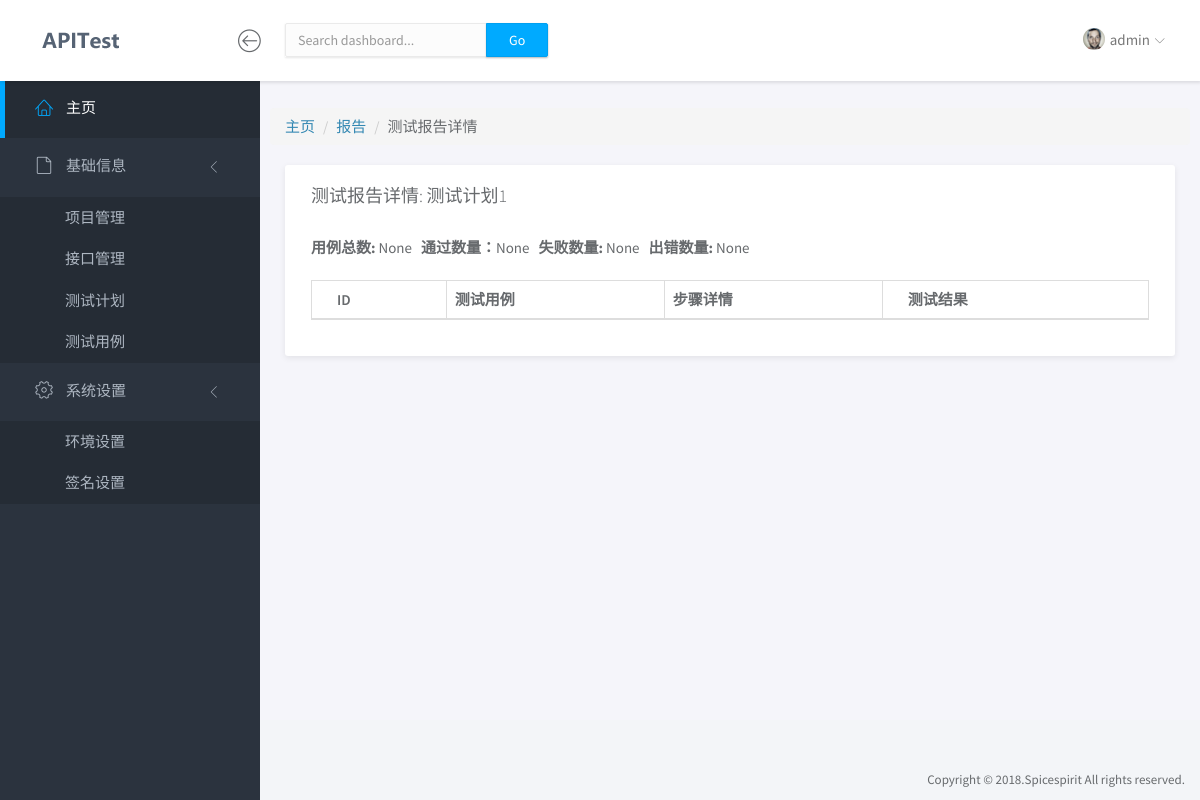
Page /report/detail/1/ (signed in) on the committed database.
### app/models.py (models this page shows, shortened)
class TestReport(models.Model):
    test_plan = models.ForeignKey('TestPlan', on_delete=models.CASCADE)
    content = models.TextField('内容', blank=True, null=True)
    case_num = models.IntegerField('用例数量', blank=True, null=True)
    pass_num = models.IntegerField('通过数量', blank=True, null=True)
    fail_num = models.IntegerField('失败数量', blank=True, null=True)
    error_num = models.IntegerField('出错数量', blank=True, null=True)
    class Meta:
        verbose_name = '测试报告'
        verbose_name_plural = '测试报告'

class TestPlan(models.Model):
    name = models.CharField('名称', max_length=50)
    environment = models.ForeignKey('Environment', on_delete=models.CASCADE, verbose_name='环境')
    description = models.CharField('描述', max_length=100, blank=True, null=True)
    class Meta:
        verbose_name = '测试计划'
        verbose_name_plural = '测试计划'

### app/views.py (the view)
# urls.py: path('report/detail/<int:report_id>/', report_detail, name='report_detail'),
@login_required
def report_detail(request, report_id):
    if request.method == 'GET':
        report = get_object_or_404(TestReport, id=report_id)
        case_result_list = TestCaseResult.objects.filter(report=report_id)
        step_result_list = StepResult.objects.filter(test_case_result__in=case_result_list)
        return render(request, "report_detail.html", {"report": report, 'case_result_list': case_result_list, 'step_result_list': step_result_list})

### app/templates/report_detail.html (shortened to what this page needs)
{% extends "base.html" %}
{% block content %}
	<div class="row">
		<ol class="breadcrumb">
		  <li><a href="#">主页</a></li>
		  <li><a href="{% url 'report_list' %}">报告</a></li>
		  <li>测试报告详情</li>
		</ol>
	</div>
	<div class="row">
		<div class="col-md-12">
			<div class="panel">
				<div class="panel-heading">
					<h3 class="panel-title">测试报告详情: {{report.test_plan.name}}</h3>
				</div>
				<div class="panel-body">
					<div><strong>用例总数: </strong>{{report.case_num}}&nbsp;&nbsp;&nbsp;<strong>通过数量：</strong>{{report.pass_num}}&nbsp;&nbsp;&nbsp;<strong>失败数量: </strong>{{report.fail_num}}&nbsp;&nbsp;&nbsp;<strong>出错数量: </strong>{{report.error_num}}</div>
					<br>
					<table class="table table-bordered">
						<thead>
							<tr>
								<th>ID</th>
								<th>测试用例</th>
								<th>步骤详情</th>
								<th>测试结果</th>
							</tr>
						</thead>
					</table>
				</div>
			</div>
		</div>
	</div>
{% endblock %}

### app/templates/base.html (shortened to what this page needs)
<!doctype html>
<html lang="en">
{% load staticfiles %}
<head>
	<link rel="stylesheet" href="{% static 'vendor/bootstrap/css/bootstrap.min.css' %}">
	<link rel="stylesheet" href="{% static 'vendor/font-awesome/css/font-awesome.min.css' %}">
	<link rel="stylesheet" href="{% static 'vendor/linearicons/style.css' %}">
	<link rel="stylesheet" href="{% static 'vendor/chartist/css/chartist-custom.css' %}">
	<link rel="stylesheet" href="{% static 'css/main.css' %}">
	<link rel="stylesheet" href="{% static 'css/demo.css' %}">
</head>
<body>
	<div id="wrapper">
		<nav class="navbar navbar-default navbar-fixed-top">
			<div class="brand">
				<a href="index.html"><img src="{% static 'img/logo-dark.png' %}" alt="ApiTest" class="img-responsive logo"></a>
			</div>
			<div class="container-fluid">
				<div class="navbar-btn" style="padding-left: 67px;">
					<button type="button" class="btn-toggle-fullwidth"><i class="lnr lnr-arrow-left-circle"></i></button>
				</div>
				<form class="navbar-form navbar-left">
					<div class="input-group">
						<input type="text" value="" class="form-control" placeholder="Search dashboard...">
						<span class="input-group-btn"><button type="button" class="btn btn-primary">Go</button></span>
					</div>
				</form>
				<div id="navbar-menu">
					<ul class="nav navbar-nav navbar-right">
						<li class="dropdown">
							<a href="#" class="dropdown-toggle" data-toggle="dropdown"><img src="{% static 'img/user.png' %}" class="img-circle" alt="Avatar"> <span>{{ request.user.username }}</span> <i class="icon-submenu lnr lnr-chevron-down"></i></a>
						</li>
					</ul>
				</div>
			</div>
		</nav>
		<div id="sidebar-nav" class="sidebar">
			<div class="sidebar-scroll">
				<nav>
					<ul class="nav">
						<li><a href="{% url 'index' %}" class="active"><i class="lnr lnr-home"></i> <span>主页</span></a></li>
						<li>
							<a href="#subItems" data-toggle="collapse" class="collapsed"><i class="lnr lnr-file-empty"></i> <span>基础信息</span> <i class="icon-submenu lnr lnr-chevron-left"></i></a>
							<div id="subItems" class="collapse in">
								<ul class="nav">
									<li><a href="{% url 'prj_list' %}" class="">项目管理</a></li>
									<li><a href="{% url 'api_list' %}" class="">接口管理</a></li>
									<li><a href="{% url 'plan_list' %}" class="">测试计划</a></li>
									<li><a href="{% url 'case_list' %}" class="">测试用例</a></li>
								</ul>
							</div>
						</li>
						<li>
							<a href="#subSettings" data-toggle="collapse" class="collapsed"><i class="lnr lnr-cog"></i> <span>系统设置</span> <i class="icon-submenu lnr lnr-chevron-left"></i></a>
							<div id="subSettings" class="collapse in">
								<ul class="nav">
									<li><a href="{% url 'env_list' %}" class="">环境设置</a></li>
									<li><a href="{% url 'sign_list' %}" class="">签名设置</a></li>
								</ul>
							</div>
						</li>
					</ul>
				</nav>
			</div>
		</div>
		<div class="main">
			<div class="main-content">
				<div class="container-fluid">
					{% block content %}
					{% endblock %}
				</div>
			</div>
		</div>
		<footer>
			<div class="container-fluid">
				<p class="copyright">Copyright &copy; 2018.Spicespirit All rights reserved.</p>
			</div>
		</footer>
	</div>
</body>
</html>

### rows in the picture
TestReport: test_plan.name "测试计划1", case_num "None", pass_num "None", fail_num "None", error_num "None"

### other values in the picture
{{ request.user.username }} "admin"
